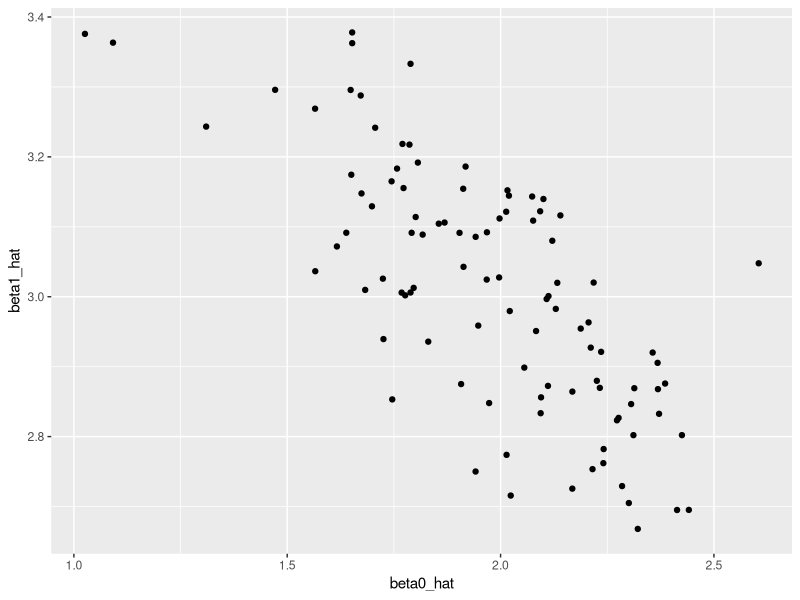
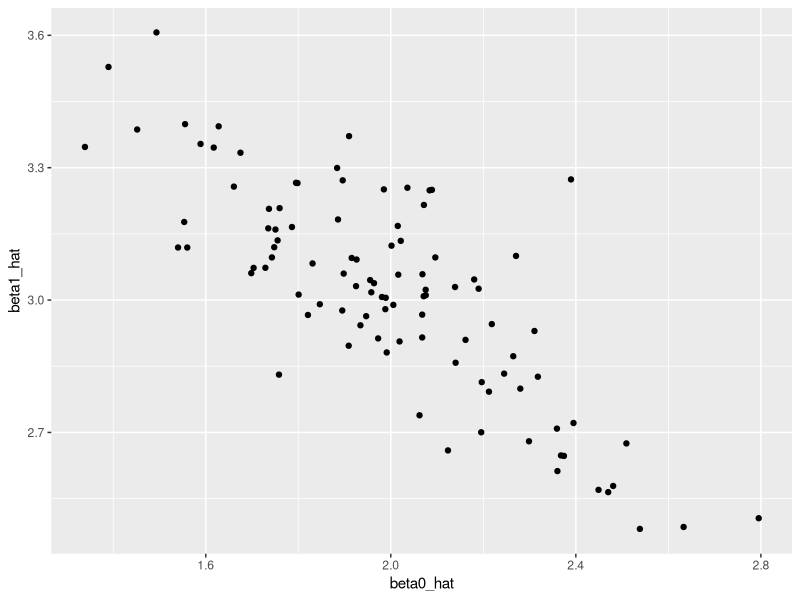
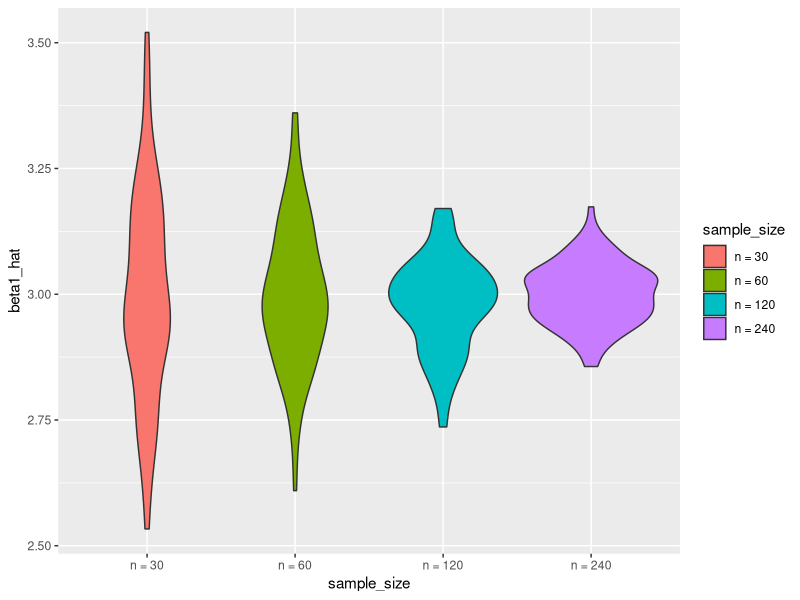

Recreate these plots in R, in order.
## ---- chunk 1
knitr::opts_chunk$set(echo = TRUE)
library(tidyverse)

set.seed(1)
## ---- chunk 2
sim_regression = function(n, beta0 = 2, beta1 = 3) {
  
  sim_data = tibble(
    x = rnorm(n, mean = 1, sd = 1),
    y = beta0 + beta1 * x + rnorm(n, 0, 1)
  )
  
  ls_fit = lm(y ~ x, data = sim_data)
  
  tibble(
    beta0_hat = coef(ls_fit)[1],
    beta1_hat = coef(ls_fit)[2]
  )
}
## ---- chunk 3
sim_regression(n = 30, beta0 = 2, beta1 = 3)
## ---- chunk 4
output = vector("list", length = 100)

for (i in 1:100) {
  output[[i]] = sim_regression(n = 30, beta0 = 2, beta1 = 3)
}

results = output %>% 
  bind_rows
## ---- chunk 5
results %>% 
  summarize(mean_b0 = mean(beta0_hat),
            mean_b1 = mean(beta1_hat))

results %>% 
  ggplot(aes(x = beta0_hat, y = beta1_hat)) +
  geom_point()
## ---- chunk 6
results = 
rerun(100, sim_regression(30, 2, 3)) %>% 
  bind_rows()

results %>% 
  ggplot(aes(x = beta0_hat, y = beta1_hat)) + 
  geom_point()
## ---- chunk 7
n_list = list("n_30"  = 30, 
              "n_60"  = 60, 
              "n_120" = 120, 
              "n_240" = 240)
output = vector("list", length = 4)

for (i in 1:4) {
  output[[i]] = rerun(100, sim_regression(n_list[[i]])) %>% 
    bind_rows
}
## ---- chunk 8
simulate_n_regressions = function(n_runs = 100, n, beta0 = 2, beta1 = 3) {
  
  rerun(n_runs, sim_regression(n, beta0, beta1)) %>% 
    bind_rows()
  
}

sim_results = 
  tibble(sample_size = c(30, 60, 120, 240)) %>% 
  mutate(estimate_dfs = map(.x = sample_size, ~simulate_n_regressions(n = .x))) %>% 
  unnest

sim_results %>% 
  mutate(
    sample_size = str_c("n = ", sample_size),
    sample_size = fct_inorder(sample_size)) %>% 
  ggplot(aes(x = sample_size, y = beta1_hat, fill = sample_size)) + 
  geom_violin()
## ---- chunk 9
sim_results %>% 
  gather(key = parameter, value = estimate, beta0_hat:beta1_hat) %>% 
  group_by(parameter, sample_size) %>% 
  summarize(emp_mean = mean(estimate),
            emp_var = var(estimate)) %>% 
  knitr::kable(digits = 3)
